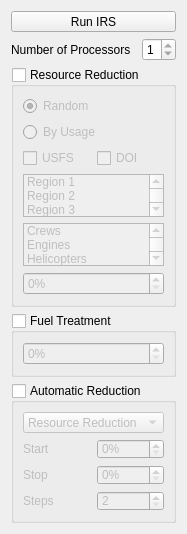
             <widget class="QWidget" name="scrollAreaWidgetContents">
              <property name="geometry">
               <rect>
                <x>0</x>
                <y>0</y>
                <width>168</width>
                <height>522</height>
               </rect>
              </property>
              <layout class="QVBoxLayout" name="verticalLayout_13">
               <item>
                <widget class="QToolButton" name="runIRSButton">
                 <property name="sizePolicy">
                  <sizepolicy hsizetype="MinimumExpanding" vsizetype="Fixed">
                   <horstretch>0</horstretch>
                   <verstretch>0</verstretch>
                  </sizepolicy>
                 </property>
                 <property name="text">
                  <string>Run IRS</string>
                 </property>
                 <property name="toolButtonStyle">
                  <enum>Qt::ToolButtonTextBesideIcon</enum>
                 </property>
                </widget>
               </item>
               <item>
                <layout class="QHBoxLayout" name="horizontalLayout">
                 <item>
                  <widget class="QLabel" name="label_11">
                   <property name="text">
                    <string>Number of Processors</string>
                   </property>
                  </widget>
                 </item>
                 <item>
                  <spacer name="horizontalSpacer_2">
                   <property name="orientation">
                    <enum>Qt::Horizontal</enum>
                   </property>
                   <property name="sizeHint" stdset="0">
                    <size>
                     <width>40</width>
                     <height>20</height>
                    </size>
                   </property>
                  </spacer>
                 </item>
                 <item>
                  <widget class="QSpinBox" name="threadSpinBox">
                   <property name="accelerated">
                    <bool>true</bool>
                   </property>
                   <property name="minimum">
                    <number>1</number>
                   </property>
                   <property name="maximum">
                    <number>1</number>
                   </property>
                  </widget>
                 </item>
                </layout>
               </item>
               <item>
                <widget class="QGroupBox" name="rescReduceGroupBox">
                 <property name="maximumSize">
                  <size>
                   <width>16777215</width>
                   <height>240</height>
                  </size>
                 </property>
                 <property name="title">
                  <string>Resource Reduction</string>
                 </property>
                 <property name="checkable">
                  <bool>true</bool>
                 </property>
                 <property name="checked">
                  <bool>false</bool>
                 </property>
                 <layout class="QVBoxLayout" name="verticalLayout_14">
                  <item>
                   <widget class="QRadioButton" name="rescRedRandRadioButton">
                    <property name="text">
                     <string>Random</string>
                    </property>
                    <property name="checked">
                     <bool>true</bool>
                    </property>
                   </widget>
                  </item>
                  <item>
                   <widget class="QRadioButton" name="rescRedUsageRadioButton">
                    <property name="text">
                     <string>By Usage</string>
                    </property>
                   </widget>
                  </item>
                  <item>
                   <layout class="QHBoxLayout" name="horizontalLayout_11">
                    <item>
                     <widget class="QCheckBox" name="usfsRedCheckBox">
                      <property name="text">
                       <string>USFS</string>
                      </property>
                     </widget>
                    </item>
                    <item>
                     <widget class="QCheckBox" name="doiRedCheckBox">
                      <property name="text">
                       <string>DOI</string>
                      </property>
                     </widget>
                    </item>
                   </layout>
                  </item>
                  <item>
                   <widget class="QListWidget" name="redRegionListBox">
                    <property name="selectionMode">
                     <enum>QAbstractItemView::ExtendedSelection</enum>
                    </property>
                    <item>
                     <property name="text">
                      <string>Region 1</string>
                     </property>
                    </item>
                    <item>
                     <property name="text">
                      <string>Region 2</string>
                     </property>
                    </item>
                    <item>
                     <property name="text">
                      <string>Region 3</string>
                     </property>
                    </item>
                    <item>
                     <property name="text">
                      <string>Region 4</string>
                     </property>
                    </item>
                    <item>
                     <property name="text">
                      <string>Region 5</string>
                     </property>
                    </item>
                    <item>
                     <property name="text">
                      <string>Region 6</string>
                     </property>
                    </item>
                    <item>
                     <property name="text">
                      <string>All</string>
                     </property>
                    </item>
                   </widget>
                  </item>
                  <item>
                   <widget class="QListWidget" name="redTypeListBox">
                    <property name="sizePolicy">
                     <sizepolicy hsizetype="Expanding" vsizetype="MinimumExpanding">
                      <horstretch>0</horstretch>
                      <verstretch>0</verstretch>
                     </sizepolicy>
                    </property>
                    <property name="maximumSize">
                     <size>
                      <width>16777215</width>
                      <height>80</height>
                     </size>
                    </property>
                    <property name="selectionMode">
                     <enum>QAbstractItemView::ExtendedSelection</enum>
                    </property>
                    <property name="sortingEnabled">
                     <bool>true</bool>
                    </property>
                    <item>
                     <property name="text">
                      <string>Crews</string>
                     </property>
                    </item>
                    <item>
                     <property name="text">
                      <string>Engines</string>
                     </property>
                    </item>
                    <item>
                     <property name="text">
                      <string>Helicopters</string>
                     </property>
                    </item>
                    <item>
                     <property name="text">
                      <string>Helitack</string>
                     </property>
                    </item>
                   </widget>
                  </item>
                  <item>
                   <widget class="QSpinBox" name="rescReduceSpinBox">
                    <property name="suffix">
                     <string>%</string>
                    </property>
                   </widget>
                  </item>
                 </layout>
                </widget>
               </item>
               <item>
                <widget class="QGroupBox" name="fuelTreatGroupBox">
                 <property name="title">
                  <string>Fuel Treatment</string>
                 </property>
                 <property name="checkable">
                  <bool>true</bool>
                 </property>
                 <property name="checked">
                  <bool>false</bool>
                 </property>
                 <layout class="QVBoxLayout" name="verticalLayout_17">
                  <item>
                   <widget class="QSpinBox" name="fuelTreatSpinBox">
                    <property name="suffix">
                     <string>%</string>
                    </property>
                   </widget>
                  </item>
                 </layout>
                </widget>
               </item>
               <item>
                <widget class="QGroupBox" name="autoReduceGroupBox">
                 <property name="sizePolicy">
                  <sizepolicy hsizetype="Preferred" vsizetype="MinimumExpanding">
                   <horstretch>0</horstretch>
                   <verstretch>0</verstretch>
                  </sizepolicy>
                 </property>
                 <property name="maximumSize">
                  <size>
                   <width>16777215</width>
                   <height>140</height>
                  </size>
                 </property>
                 <property name="title">
                  <string>Automatic Reduction</string>
                 </property>
                 <property name="checkable">
                  <bool>true</bool>
                 </property>
                 <property name="checked">
                  <bool>false</bool>
                 </property>
                 <layout class="QVBoxLayout" name="verticalLayout_8">
                  <item>
                   <widget class="QComboBox" name="autoReduceComboBox">
                    <item>
                     <property name="text">
                      <string>Resource Reduction</string>
                     </property>
                    </item>
                    <item>
                     <property name="text">
                      <string>Fuel Treatment</string>
                     </property>
                    </item>
                   </widget>
                  </item>
                  <item>
                   <layout class="QHBoxLayout" name="horizontalLayout_2">
                    <item>
                     <widget class="QLabel" name="label_8">
                      <property name="text">
                       <string>Start</string>
                      </property>
                     </widget>
                    </item>
                    <item>
                     <widget class="QSpinBox" name="autoStartSpinBox">
                      <property name="accelerated">
                       <bool>true</bool>
                      </property>
                      <property name="suffix">
                       <string>%</string>
                      </property>
                     </widget>
                    </item>
                   </layout>
                  </item>
                  <item>
                   <layout class="QHBoxLayout" name="horizontalLayout_12">
                    <item>
                     <widget class="QLabel" name="label_9">
                      <property name="text">
                       <string>Stop</string>
                      </property>
                     </widget>
                    </item>
                    <item>
                     <widget class="QSpinBox" name="autoStopSpinBox">
                      <property name="accelerated">
                       <bool>true</bool>
                      </property>
                      <property name="suffix">
                       <string>%</string>
                      </property>
                     </widget>
                    </item>
                   </layout>
                  </item>
                  <item>
                   <layout class="QHBoxLayout" name="horizontalLayout_13">
                    <item>
                     <widget class="QLabel" name="label_10">
                      <property name="text">
                       <string>Steps</string>
                      </property>
                     </widget>
                    </item>
                    <item>
                     <widget class="QSpinBox" name="autoStepSpinBox">
                      <property name="minimum">
                       <number>2</number>
                      </property>
                     </widget>
                    </item>
                   </layout>
                  </item>
                  <item>
                   <spacer name="verticalSpacer_8">
                    <property name="orientation">
                     <enum>Qt::Vertical</enum>
                    </property>
                    <property name="sizeHint" stdset="0">
                     <size>
                      <width>20</width>
                      <height>40</height>
                     </size>
                    </property>
                   </spacer>
                  </item>
                  <item>
                   <spacer name="verticalSpacer_9">
                    <property name="orientation">
                     <enum>Qt::Vertical</enum>
                    </property>
                    <property name="sizeHint" stdset="0">
                     <size>
                      <width>20</width>
                      <height>40</height>
                     </size>
                    </property>
                   </spacer>
                  </item>
                  <item>
                   <spacer name="verticalSpacer_2">
                    <property name="orientation">
                     <enum>Qt::Vertical</enum>
                    </property>
                    <property name="sizeHint" stdset="0">
                     <size>
                      <width>20</width>
                      <height>40</height>
                     </size>
                    </property>
                   </spacer>
                  </item>
                 </layout>
                </widget>
               </item>
               <item>
                <spacer name="verticalSpacer_10">
                 <property name="orientation">
                  <enum>Qt::Vertical</enum>
                 </property>
                 <property name="sizeHint" stdset="0">
                  <size>
                   <width>20</width>
                   <height>40</height>
                  </size>
                 </property>
                </spacer>
               </item>
              </layout>
              <zorder>autoReduceGroupBox</zorder>
              <zorder>fuelTreatGroupBox</zorder>
              <zorder>runIRSButton</zorder>
              <zorder>rescReduceGroupBox</zorder>
              <zorder>verticalSpacer_10</zorder>
             </widget>
